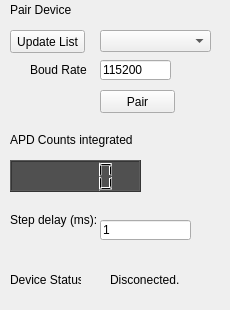
<?xml version="1.0" encoding="UTF-8"?>
<ui version="4.0">
 <class>Form</class>
 <widget class="QWidget" name="Form">
  <property name="geometry">
   <rect>
    <x>0</x>
    <y>0</y>
    <width>230</width>
    <height>310</height>
   </rect>
  </property>
  <property name="windowTitle">
   <string>Form</string>
  </property>
  <widget class="QLabel" name="label_20">
   <property name="geometry">
    <rect>
     <x>10</x>
     <y>130</y>
     <width>131</width>
     <height>20</height>
    </rect>
   </property>
   <property name="text">
    <string>APD Counts integrated</string>
   </property>
  </widget>
  <widget class="QLCDNumber" name="lcdNumber_counterValue">
   <property name="enabled">
    <bool>true</bool>
   </property>
   <property name="geometry">
    <rect>
     <x>10</x>
     <y>160</y>
     <width>131</width>
     <height>32</height>
    </rect>
   </property>
   <property name="styleSheet">
    <string notr="true">background-color: rgb(80, 80, 80);
selection-color: rgb(255, 255, 255);</string>
   </property>
  </widget>
  <widget class="QLabel" name="label_13">
   <property name="geometry">
    <rect>
     <x>10</x>
     <y>270</y>
     <width>71</width>
     <height>20</height>
    </rect>
   </property>
   <property name="text">
    <string>Device Status:</string>
   </property>
  </widget>
  <widget class="QLabel" name="label_deviceStatus">
   <property name="geometry">
    <rect>
     <x>110</x>
     <y>270</y>
     <width>71</width>
     <height>20</height>
    </rect>
   </property>
   <property name="text">
    <string>Disconected.</string>
   </property>
  </widget>
  <widget class="QLabel" name="label_21">
   <property name="geometry">
    <rect>
     <x>10</x>
     <y>210</y>
     <width>91</width>
     <height>20</height>
    </rect>
   </property>
   <property name="text">
    <string>Step delay (ms):</string>
   </property>
  </widget>
  <widget class="QLineEdit" name="lineEdit_stepDelay">
   <property name="geometry">
    <rect>
     <x>100</x>
     <y>220</y>
     <width>91</width>
     <height>20</height>
    </rect>
   </property>
   <property name="text">
    <string>1</string>
   </property>
  </widget>
  <widget class="QPushButton" name="pushButton_updateList">
   <property name="geometry">
    <rect>
     <x>10</x>
     <y>30</y>
     <width>75</width>
     <height>23</height>
    </rect>
   </property>
   <property name="text">
    <string>Update List</string>
   </property>
  </widget>
  <widget class="QPushButton" name="pushButton_pair">
   <property name="geometry">
    <rect>
     <x>100</x>
     <y>90</y>
     <width>75</width>
     <height>23</height>
    </rect>
   </property>
   <property name="text">
    <string>Pair</string>
   </property>
   <property name="checkable">
    <bool>true</bool>
   </property>
  </widget>
  <widget class="QLineEdit" name="lineEdit_boudRate">
   <property name="geometry">
    <rect>
     <x>100</x>
     <y>60</y>
     <width>71</width>
     <height>20</height>
    </rect>
   </property>
   <property name="text">
    <string>115200</string>
   </property>
  </widget>
  <widget class="QComboBox" name="comboBox_serialPort">
   <property name="geometry">
    <rect>
     <x>100</x>
     <y>30</y>
     <width>111</width>
     <height>22</height>
    </rect>
   </property>
  </widget>
  <widget class="QLabel" name="label_22">
   <property name="geometry">
    <rect>
     <x>10</x>
     <y>0</y>
     <width>131</width>
     <height>20</height>
    </rect>
   </property>
   <property name="text">
    <string>Pair Device</string>
   </property>
  </widget>
  <widget class="QLabel" name="label_23">
   <property name="geometry">
    <rect>
     <x>30</x>
     <y>60</y>
     <width>61</width>
     <height>20</height>
    </rect>
   </property>
   <property name="text">
    <string>Boud Rate</string>
   </property>
  </widget>
 </widget>
 <resources/>
 <connections/>
</ui>
